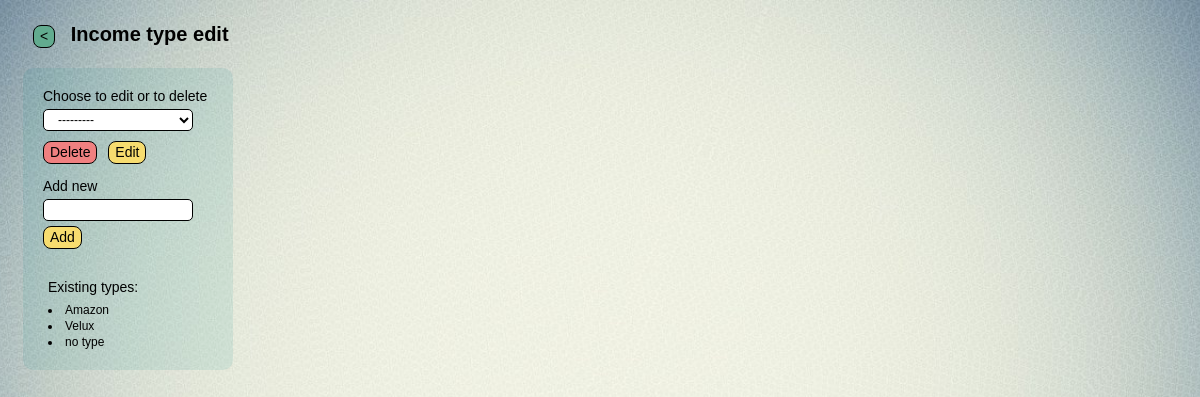
Page /finance/home_wlt/6/add_income_type/ on the earlier database version.
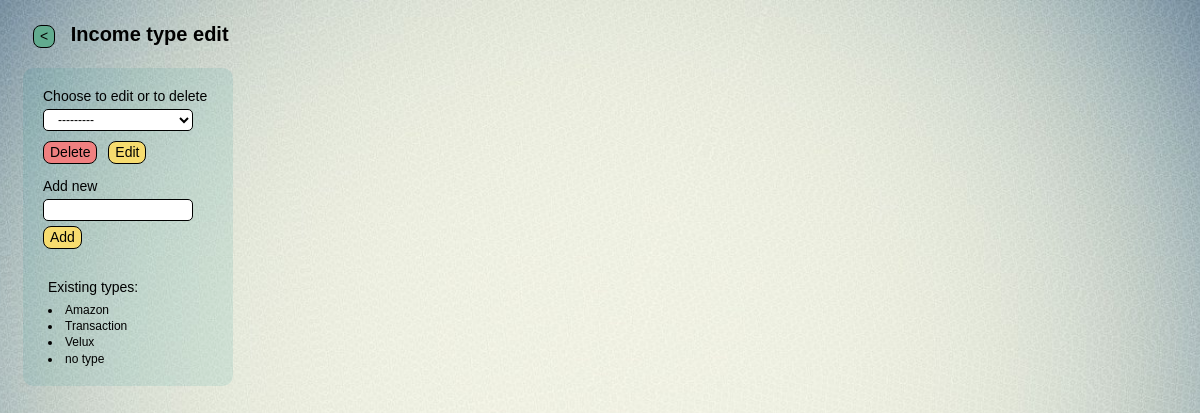
Same page on the later database version.
### finance/models.py (models this page shows)
class Income_type(models.Model):
    name = models.CharField(max_length=30, db_index=True, unique=True, verbose_name ='income type')
    def __str__(self):
        return self.name
    class Meta:
        verbose_name = 'income type'
        verbose_name_plural = 'income types'
        ordering = ['name']

### finance/views.py (the view, shortened to what this page needs)
# urls.py: path('home_wlt/<int:w_pk>/add_income_type/', add_income_type, name='add_income_type'),
def add_income_type(request, w_pk):#_________________________________________add_income_type
    current_wlt = get_object_or_404(Wallet, pk=w_pk)
    message = None
    form = Form_add_income_type(request.POST or None, prefix="form")
    return render(request, 'finance/tmplt_add_income_type.html', {
        'form': form,
        'w_pk': w_pk,
        'current_wlt': current_wlt,
        'message': message
    })

### finance/forms.py
class Form_add_income_type(forms.Form):#______________________________________________Form_add_income_type
    choices = forms.ModelChoiceField(
        queryset=Income_type.objects.all(),
        required=False,
        label="Choose to edit or to delete",
        widget=forms.Select(attrs={'style': 'width: 150px;'}))
    new_value = forms.CharField(
        max_length=255,
        required=False,
        label="Add new",
        widget=forms.TextInput(attrs={'style': 'width: 150px;'}))

### finance/templates/finance/tmplt_add_income_type.html (shortened to what this page needs)
{% extends 'layout/basic.html' %}
{% load static %}
{% block header %}
    <h1>
        {% if request.GET.choice %}
            <button class="btn nav_btn btn_green"
                    onclick="location.href='{% url 'home_wlt' w_pk %}calendar/?{% for key, value in request.GET.items %}{{ key }}={{ value }}&{% endfor %}'">
                < </button>
        {% else %}
            <button class="btn nav_btn btn_green" onclick="location.href='{% url 'home_wlt' w_pk %}'"> < </button>
        {% endif %}
        Income type edit
    </h1>
{% endblock %}
{% block left_side %}
    <div class="container_dark">
        <form method="POST">
            <label>{{ form.choices.label }}</label><br>
            <div style="margin:5px 10px 10px 0px;">
                {{ form.choices }}
            </div>
             <div>
                <button class="btn nav_btn btn_red" type="submit" name="delete">Delete</button>
                <button class="btn nav_btn " type="submit" name="edit">Edit</button>
             </div>
            <label>{{ form.new_value.label }}</label><br>
             <div style="margin:5px 10px 10px 0px;">
                {{ form.new_value }}
             </div>
            <div>
                <button class="btn nav_btn" type="submit" name="add">Add</button>
            </div>
        </form>
        {% if form.choices.field.queryset.exists %}
            <p class="msg">Existing types:</p>
            {% for income in form.choices.field.queryset %}
                <li class="types_lst">{{ income }}</li>
            {% endfor %}
        {% endif %}
    </div>
{% endblock %}

Differences in the rows shown:
added Income_type: name "Transaction"
